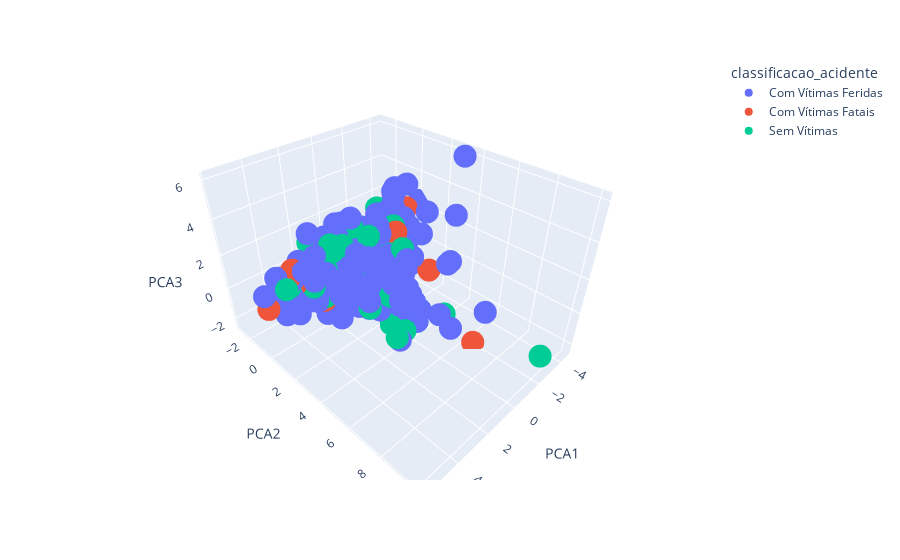

The code cell stored with this chart in its notebook:
### Code cell
fig = px.scatter_3d(
    prf_rain_data, x="PCA1", y="PCA2", z="PCA3", color="classificacao_acidente"
)
fig.show()

### Figure 1 — Plotly figure (JSON) as saved in the notebook; plotly's stock layout.template omitted (floating-point values rounded to 4 significant figures; data arrays with more than 128 entries replaced by an {"elided": "..."} marker saying what was removed)
{"data": [{"hovertemplate": "classificacao_acidente=Com Vítimas Feridas<br>PCA1=%{x}<br>PCA2=%{y}<br>PCA3=%{z}<extra></extra>", "legendgroup": "Com Vítimas Feridas", "marker": {"color": "#636efa", "symbol": "circle"}, "mode": "markers", "name": "Com Vítimas Feridas", "scene": "scene", "showlegend": true, "type": "scatter3d", "x": {"elided": "906 float values"}, "y": {"elided": "906 float values"}, "z": {"elided": "906 float values"}}, {"hovertemplate": "classificacao_acidente=Com Vítimas Fatais<br>PCA1=%{x}<br>PCA2=%{y}<br>PCA3=%{z}<extra></extra>", "legendgroup": "Com Vítimas Fatais", "marker": {"color": "#EF553B", "symbol": "circle"}, "mode": "markers", "name": "Com Vítimas Fatais", "scene": "scene", "showlegend": true, "type": "scatter3d", "x": [2.042, -0.2962, 3.906, 3.44, 0.2371, 2.829, -0.5456, 2.929, 3.784, -2.037, 1.541, 0.9271, 1.233, -2.906, -0.4289, -0.5497, -2.364, -0.0836, 1.065, -2.609, 2.552, 2.321, -0.3635, -2.425, 0.7187, 0.02823, -0.2621, 1.055, 0.4228, -1.219, 0.6743, 1.169, 0.7078, -1.805, -0.5915, 1.206, 2.515, -0.876, -0.1964, -1.5, -0.5108, -1.535, 5.493, 2.279, 0.226, -3.489, 0.5752, -0.3684, -0.8637, 4.311, 1.843, 1.305, 0.292], "y": [0.3793, 0.2633, -0.1503, -0.3931, -0.5903, 0.5239, -0.3415, -0.009107, -0.6212, 0.2812, -1.065, -0.7315, -0.7052, -1.281, -1.034, -0.3527, 0.1064, 0.4466, -0.4853, -0.9664, -1.03, 0.4073, -0.9867, 2.862, 0.3659, -0.2519, 0.7063, 0.912, -0.6847, 1.565, -0.3801, -0.9553, -0.1153, 6.568, 0.01105, -0.3636, -0.1057, -0.2204, 0.7017, -0.4801, -0.05608, -0.7016, -0.3624, -1.139, -0.9861, 0.08319, -0.7351, 0.3435, -0.6587, -0.1585, -0.1689, 0.4198, 0.3802], "z": [-0.1598, 0.3573, 0.8289, 0.954, 0.002472, -0.4497, -1.136, -0.1085, 1.332, 0.7853, -0.6763, 0.1117, 1.143, -0.6393, 0.9413, 0.5693, 0.0871, -1.33, -0.8795, 1.394, 0.525, -0.151, -0.5031, -0.02513, 1.478, -1.229, -1.401, 0.01101, -1.348, 2.303, -0.8055, -0.3399, -0.7221, -2.408, -0.008702, -1.037, -0.3369, 0.1825, 0.8164, 0.164, 1.221, -0.7002, -0.009577, 0.6015, -0.01374, 2.278, -0.5273, -1.094, -0.7928, 1.313, 1.944, -1.411, -1.251]}, {"hovertemplate": "classificacao_acidente=Sem Vítimas<br>PCA1=%{x}<br>PCA2=%{y}<br>PCA3=%{z}<extra></extra>", "legendgroup": "Sem Vítimas", "marker": {"color": "#00cc96", "symbol": "circle"}, "mode": "markers", "name": "Sem Vítimas", "scene": "scene", "showlegend": true, "type": "scatter3d", "x": {"elided": "176 float values"}, "y": {"elided": "176 float values"}, "z": {"elided": "176 float values"}}], "layout": {"legend": {"title": {"text": "classificacao_acidente"}, "tracegroupgap": 0}, "margin": {"t": 60}, "scene": {"domain": {"x": [0, 1], "y": [0, 1]}, "xaxis": {"title": {"text": "PCA1"}}, "yaxis": {"title": {"text": "PCA2"}}, "zaxis": {"title": {"text": "PCA3"}}}}}
